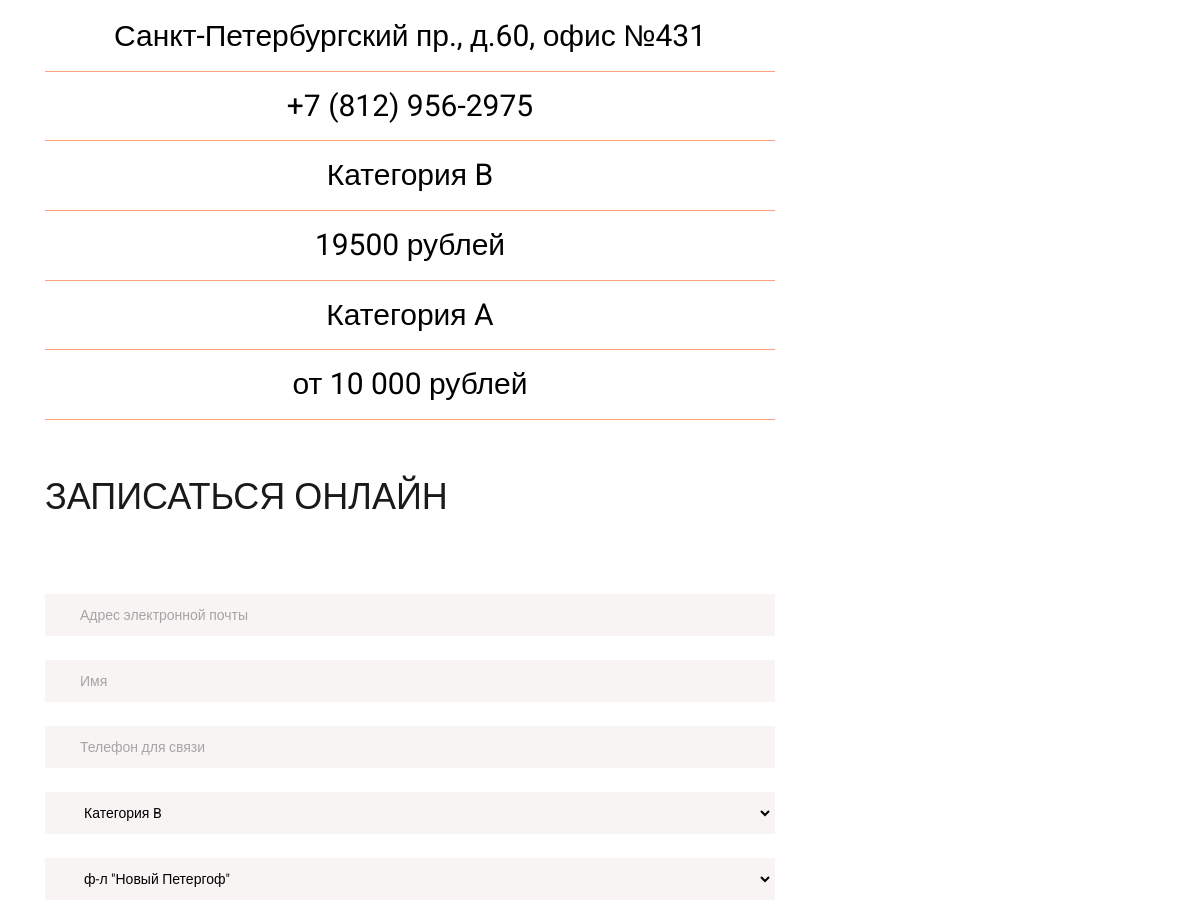
Before: /classes/petergof/ (middle part) with the older database file.
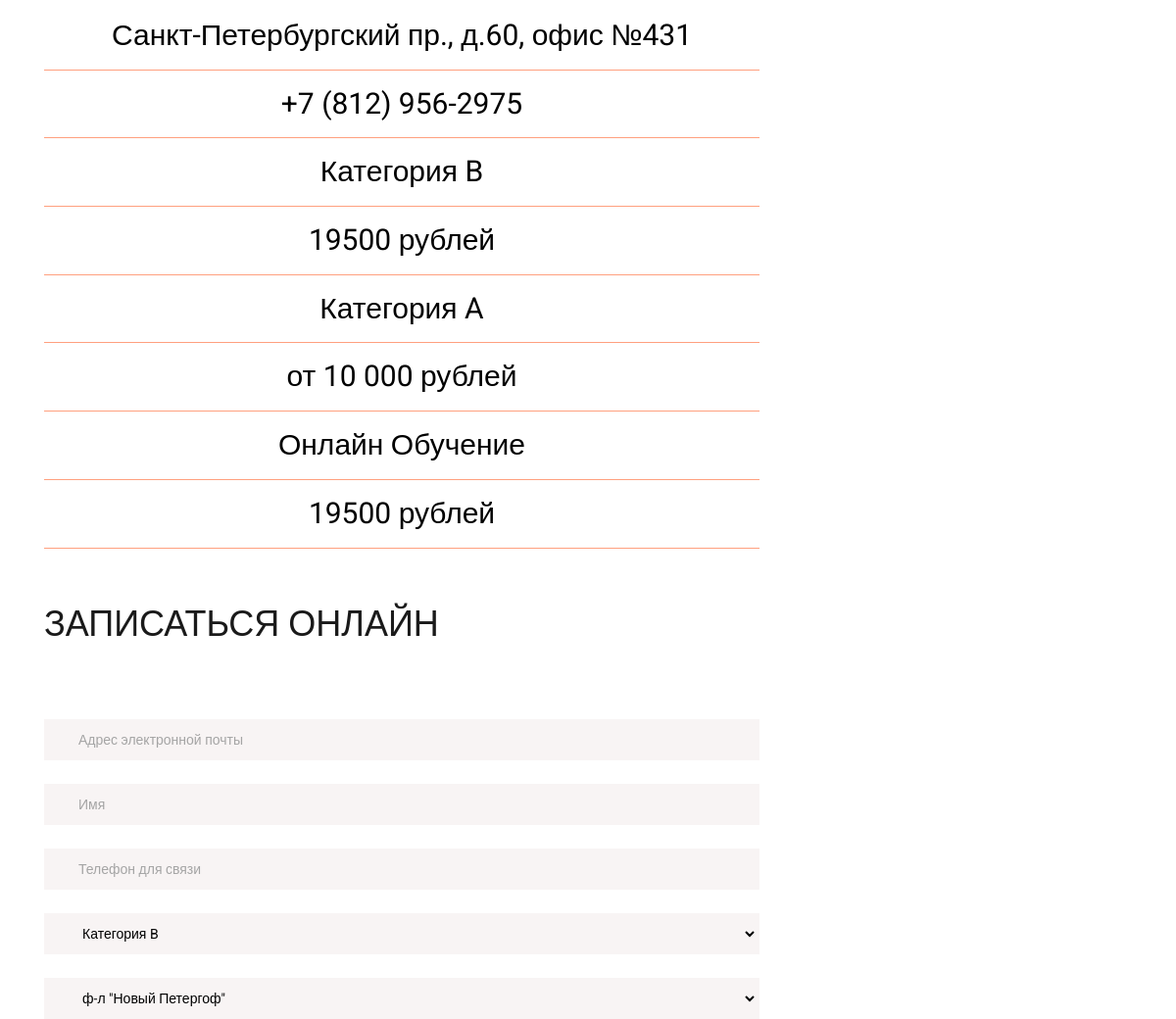
After: the same page with the newer database file.
### schooldriving/models.py (models this page shows, shortened)
class Price(models.Model):
    name = models.CharField('Название курса:', max_length=500)
    price = models.CharField('Цена курса:', max_length=500)
    image = models.ImageField('Изображение', upload_to='price/',)
    is_active = models.BooleanField('Активен:', default=True)
    description = models.CharField('Описание курса:', max_length=500, blank=True, null=True, )
    class Meta:
        verbose_name = 'Программа обучения'
        verbose_name_plural = 'Программы обучения'

### schooldriving/views.py (the view)
# urls.py: path('classes/<branch>/', views.form_record, name='form'),
def form_record(request, branch):
    branches = Branches.objects.get(url=branch)
    category = Price.objects.all()
    price = Price.objects.filter(is_active=True)
    branch_name = branches.name
    return render(request, 'record_courses.html', locals())

### schooldriving/templates/record_courses.html (shortened to what this page needs)
<!DOCTYPE html>
<html lang="en">
<head>
    {% load static %}
    <link rel="stylesheet" type="text/css" href="{% static 'styles/bootstrap4/bootstrap.min.css' %}">
    <link href="{% static 'plugins/fontawesome-free-5.0.1/css/fontawesome-all.css' %}" rel="stylesheet" type="text/css">
    <link rel="stylesheet" type="text/css" href="{% static 'styles/main.css' %}">
    <link rel="stylesheet" type="text/css" href="{% static 'styles/main_responsive.css' %}">
</head>
<body>
<div class="super_container">
    <div class="contact">
        <div class="container">
            <div class="row">
                <div class="col-lg-8">
                    <div class="branches">
                        <p>{{ branches.address }}</p>
                        <p><a href="tel://{{ branches.phone }}">{{ branches.phone }}</a></p>
                        {% for pr in price %}
                            <p>{{ pr.name }}</p>
                            <p>{{ pr.price }} рублей</p>
                        {% endfor %}
                    </div>
                </div>
            </div>
            <div class="row">
                <div class="col-lg-8">
                    <div class="contact_form">
                        <div class="contact_title">ЗАПИСАТЬСЯ ОНЛАЙН</div>
                        <div class="contact_form_container">
                            <form id="add-order" action="{% url 'add_order' %}" method="POST">
                                <input type="email" name="email" class="input_field_form"
                                       placeholder="Адрес электронной почты" required="required"
                                       data-error="Valid email is required.">
                                <input type="text" name="full_name" class="input_field_form"
                                       placeholder="Имя" required="required"
                                       data-error="Valid phone is required.">
                                <input type="tel" name="phone" class="input_field_form"
                                       placeholder="Телефон для связи" required="required"
                                       data-error="Valid phone is required.">
                                <select class="input_field_form" name="category">
                                    {% for cat in category %}
                                        <option value="{{ cat.name }}">{{ cat.name }}</option>
                                    {% endfor %}
                                </select>
                                <select class="input_field_form" name="branch">
                                    <option value="{{ branch_name }}">{{ branch_name }}</option>
                                </select>
                            </form>
                        </div>
                    </div>
                </div>
            </div>
        </div>
    </div>
</div>
</body>
</html>

Changed rows visible on the page:
added Price: name "Онлайн Обучение", price "19500"
